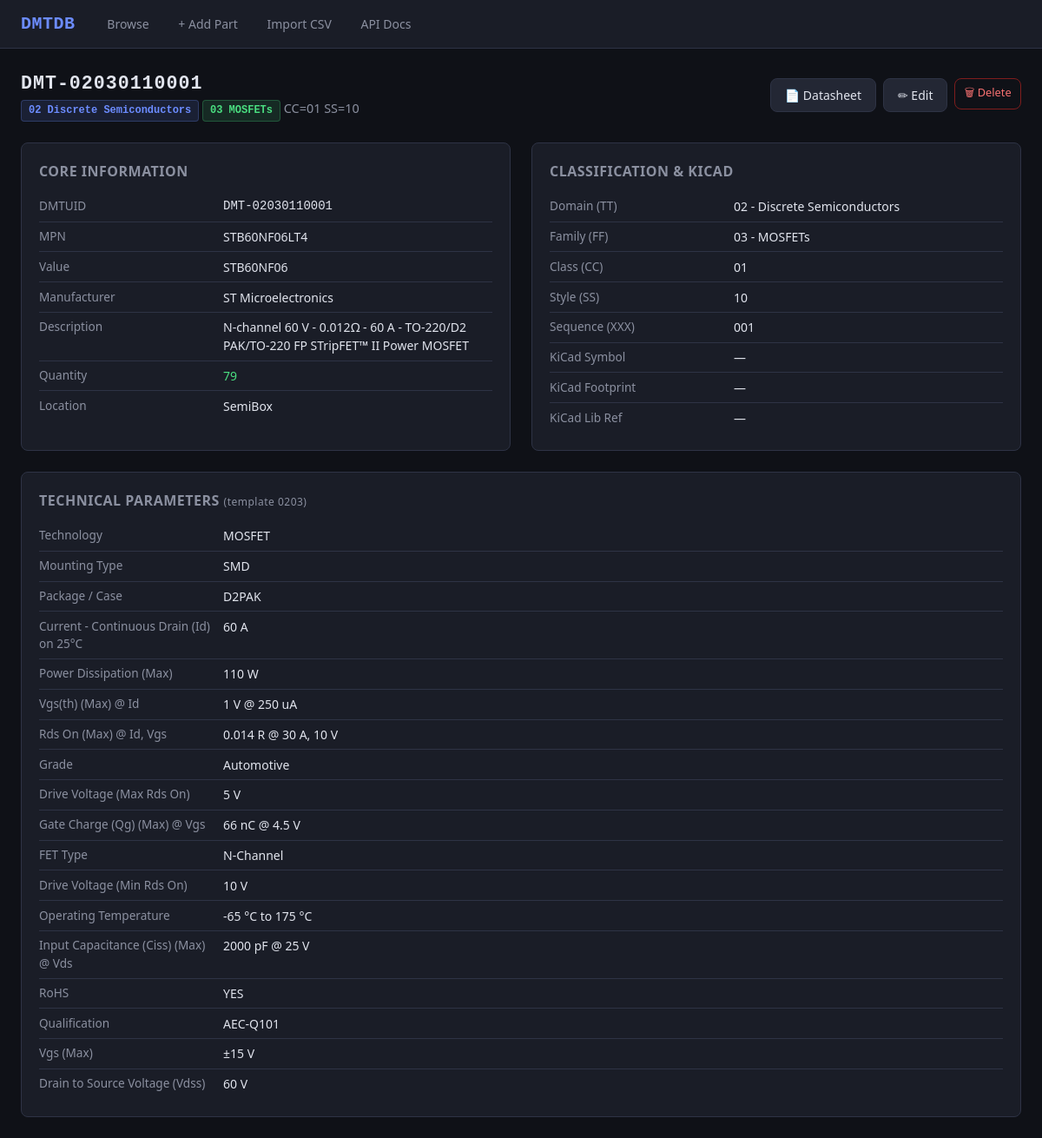
Page /part/DMT-02030110001 on the committed database.
### db/models.py (models this page shows, shortened)
class Base(DeclarativeBase):
    pass

class Part(Base):
    __tablename__ = "parts"
    dmtuid = Column(String(20), primary_key=True)               # DMT-TTFFCCSSXXX
    tt  = Column(String(2), nullable=False, index=True)
    ff  = Column(String(2), nullable=False, index=True)
    cc  = Column(String(2), nullable=False, index=True)
    ss  = Column(String(2), nullable=False, index=True)
    xxx = Column(String(3), nullable=False)
    mpn          = Column(String(200), index=True, default="")
    manufacturer = Column(String(200), index=True, default="")
    value        = Column(String(200), index=True, default="")
    description  = Column(Text, default="")
    quantity     = Column(String(50), default="")
    location     = Column(String(200), default="")
    datasheet    = Column(Text, default="")
    kicad_symbol    = Column(String(300), default="")
    kicad_footprint = Column(String(300), default="")
    kicad_libref    = Column(String(300), default="")
    extra_json = Column(Text, default="{}")
    notes      = Column(Text, default="")
    created_at = Column(DateTime, default=lambda: datetime.now(timezone.utc))
    updated_at = Column(DateTime, default=lambda: datetime.now(timezone.utc),
                        onupdate=lambda: datetime.now(timezone.utc))
    fields = relationship(
        "PartField", back_populates="part",
        cascade="all, delete-orphan", lazy="selectin",
    )
    __table_args__ = (
        Index("ix_ttffccss", "tt", "ff", "cc", "ss"),
    )

class PartField(Base):
    __tablename__ = "part_fields"
    id         = Column(Integer, primary_key=True, autoincrement=True)
    dmtuid     = Column(String(20),
                        ForeignKey("parts.dmtuid", ondelete="CASCADE"),
                        nullable=False, index=True)
    field_name = Column(String(200), nullable=False)
    field_value = Column(Text, nullable=False, default="")
    part = relationship("Part", back_populates="fields")
    __table_args__ = (
        Index("ix_field_lookup", "dmtuid", "field_name"),
    )

### ui/routes_detail.py (the view)
@ui_bp.route("/part/<dmtuid>")
def part_detail(dmtuid: str):
    session = get_session()
    try:
        part = PartsService.get(session, dmtuid)
        if not part:
            abort(404)
        template = get_fields(part.tt, part.ff)
        return render_template(
            "detail.html",
            part=part,
            template=template,
            domain_name=domain_name,
            family_name=family_name,
        )
    finally:
        session.close()

### db/engine.py (called while the page is built)
def get_session() -> Session:
    if _SessionLocal is None:
        raise RuntimeError("Database not initialised - call init_db() first")
    return _SessionLocal()

### schema/loader.py (called while the page is built)
def domain_name(tt: str) -> str:
    return _domain_map.get(tt, "Unknown")

def family_name(tt: str, ff: str) -> str:
    return _family_map.get(f"{tt}{ff}", "Unknown")

### schema/templates.py (called while the page is built)
def get_fields(tt: str, ff: str) -> Optional[list[str]]:
    return _templates.get(f"{tt}{ff}")

### services/parts_service.py (called while the page is built)
    @staticmethod
    def get(session: Session, dmtuid: str) -> Part | None:
        return session.get(Part, dmtuid.upper())

### templates/detail.html (shortened to what this page needs)
{% extends "base.html" %}
{% block content %}
<div class="page-header">
  <div>
    <h1 style="font-family:var(--mono); letter-spacing:1px;">{{ part.dmtuid }}</h1>
    <span class="subtitle">
      <span class="badge badge-domain">{{ part.tt }} {{ domain_name(part.tt) }}</span>
      <span class="badge badge-family">{{ part.ff }} {{ family_name(part.tt, part.ff) }}</span>
      CC={{ part.cc }} SS={{ part.ss }}
    </span>
  </div>
  <div style="display:flex; gap:.5rem;">
    {% if part.datasheet %}
    {% if part.datasheet.startswith('http') %}
    <a href="{{ part.datasheet }}" target="_blank" rel="noopener" class="btn btn-secondary">📄 Datasheet</a>
    {% else %}
    <a href="/datasheets/{{ part.datasheet }}" target="_blank" rel="noopener" class="btn btn-secondary">📄 Datasheet</a>
    {% endif %}
    {% endif %}
    <a href="/part/{{ part.dmtuid }}/edit" class="btn btn-secondary">✏ Edit</a>
    <form method="post" action="/part/{{ part.dmtuid }}/delete" onsubmit="return confirm('Delete {{ part.dmtuid }}?');"
      style="display:inline;">
      <button type="submit" class="btn btn-danger btn-sm">🗑 Delete</button>
    </form>
  </div>
</div>
<div class="detail-grid">
  <div class="detail-card">
    <h2>Core Information</h2>
    <div class="field-row"><span class="field-label">DMTUID</span><span class="field-value"
        style="font-family:var(--mono)">{{ part.dmtuid }}</span></div>
    <div class="field-row"><span class="field-label">MPN</span><span class="field-value">{{ part.mpn or '—' }}</span>
    </div>
    <div class="field-row"><span class="field-label">Value</span><span class="field-value">{{ part.value or '—'
        }}</span></div>
    <div class="field-row"><span class="field-label">Manufacturer</span><span class="field-value">{{ part.manufacturer
        or '—' }}</span></div>
    <div class="field-row"><span class="field-label">Description</span><span class="field-value">{{ part.description or
        '—' }}</span></div>
    <div class="field-row"><span class="field-label">Quantity</span><span class="field-value"
        style="color:var(--green);">{{ part.quantity or '—' }}</span></div>
    <div class="field-row"><span class="field-label">Location</span><span class="field-value">{{ part.location or '—'
        }}</span></div>
  </div>
  <div class="detail-card">
    <h2>Classification & KiCad</h2>
    <div class="field-row"><span class="field-label">Domain (TT)</span><span class="field-value">{{ part.tt }} - {{
        domain_name(part.tt) }}</span></div>
    <div class="field-row"><span class="field-label">Family (FF)</span><span class="field-value">{{ part.ff }} - {{
        family_name(part.tt, part.ff) }}</span></div>
    <div class="field-row"><span class="field-label">Class (CC)</span><span class="field-value">{{ part.cc }}</span>
    </div>
    <div class="field-row"><span class="field-label">Style (SS)</span><span class="field-value">{{ part.ss }}</span>
    </div>
    <div class="field-row"><span class="field-label">Sequence (XXX)</span><span class="field-value">{{ part.xxx
        }}</span></div>
    <div class="field-row"><span class="field-label">KiCad Symbol</span><span class="field-value">{{ part.kicad_symbol
        or '—' }}</span></div>
    <div class="field-row"><span class="field-label">KiCad Footprint</span><span class="field-value">{{
        part.kicad_footprint or '—' }}</span></div>
    <div class="field-row"><span class="field-label">KiCad Lib Ref</span><span class="field-value">{{ part.kicad_libref
        or '—' }}</span></div>
  </div>
  {% if part.fields %}
  <div class="detail-card" style="grid-column: 1 / -1;">
    <h2>Technical Parameters
      {% if template %}
      <span style="font-weight:400; font-size:.75rem; color:var(--text-dim); text-transform:none;"> (template {{ part.tt
        }}{{ part.ff }})</span>
      {% endif %}
    </h2>
    {% for f in part.fields %}
    <div class="field-row">
      <span class="field-label">{{ f.field_name }}</span>
      <span class="field-value">{{ f.field_value }}</span>
    </div>
    {% endfor %}
  </div>
  {% endif %}
</div>
{% endblock %}

### templates/base.html (shortened to what this page needs)
<!DOCTYPE html>
<html lang="en">
<head>
<link rel="stylesheet" href="/static/css/style.css">
</head>
<body>
<nav class="nav">
  <a href="/" class="nav-brand">DMTDB</a>
  <div class="nav-links">
    <a href="/"          {% if request.endpoint == 'ui.index' %}class="active"{% endif %}>Browse</a>
    <a href="/part/add"  {% if request.endpoint == 'ui.part_add' %}class="active"{% endif %}>+ Add Part</a>
    <a href="/import"    {% if request.endpoint == 'ui.import_page' %}class="active"{% endif %}>Import CSV</a>
    <a href="/api/docs"  {% if request.endpoint == 'ui.api_docs' %}class="active"{% endif %}>API Docs</a>
  </div>
</nav>
<div class="container">
  {% block content %}{% endblock %}
</div>
</body>
</html>

### static/css/style.css (style rules this page uses)
:root { --bg: #0f1117; --surface: #1a1d27; --surface2: #232734; --border: #2e3345; --text: #e1e4ed; --text-dim: #8b90a0; --accent: #6c8cff; --accent-hover: #8aa4ff; --green: #4ade80; --red: #f87171; --yellow: #fbbf24; --orange: #fb923c; --radius: 8px; --font: 'Segoe UI', system-ui, -apple-system, sans-serif; --mono: 'JetBrains Mono', 'Fira Code', 'Consolas', monospace; }
*, *::before, *::after { box-sizing: border-box; margin: 0; padding: 0; }
body { font-family: var(--font); background: var(--bg); color: var(--text); line-height: 1.5; }
.nav { background: var(--surface); border-bottom: 1px solid var(--border); padding: 0 1.5rem; display: flex; align-items: center; height: 56px; gap: 1.5rem; position: sticky; top: 0; z-index: 100; }
.nav-brand { font-size: 1.25rem; font-weight: 700; color: var(--accent); text-decoration: none; letter-spacing: .5px; font-family: var(--mono); }
.nav-links { display: flex; gap: .5rem; }
.nav-links a { color: var(--text-dim); text-decoration: none; padding: .4rem .8rem; border-radius: var(--radius); font-size: .875rem; transition: all .15s; }
.container { max-width: 1800px; margin: 0 auto; padding: 1.5rem; }
.btn { display: inline-flex; align-items: center; gap: .4rem; padding: .5rem 1rem; border-radius: var(--radius); font-size: .875rem; font-weight: 500; text-decoration: none; border: 1px solid var(--border); cursor: pointer; transition: all .15s; font-family: var(--font); }
.btn-secondary { background: var(--surface2); color: var(--text); }
.btn-danger { background: transparent; color: var(--red); border-color: #7f1d1d; }
.btn-sm { padding: .35rem .65rem; font-size: .8rem; }
.detail-grid { display: grid; grid-template-columns: 1fr 1fr; gap: 1.5rem; }
.detail-card { background: var(--surface); border: 1px solid var(--border); border-radius: var(--radius); padding: 1.25rem; }
.detail-card h2 { font-size: 1rem; color: var(--text-dim); margin-bottom: .75rem; text-transform: uppercase; letter-spacing: .5px; font-weight: 600; }
.field-row { display: flex; gap: .75rem; padding: .4rem 0; border-bottom: 1px solid var(--border); }
.field-row:last-child { border-bottom: none; }
.field-label { flex: 0 0 200px; color: var(--text-dim); font-size: .85rem; }
.field-value { flex: 1; font-size: .875rem; word-break: break-word; }
.page-header { display: flex; align-items: center; justify-content: space-between; margin-bottom: 1.5rem; flex-wrap: wrap; gap: .75rem; }
.page-header h1 { font-size: 1.35rem; font-weight: 700; }
.page-header .subtitle { color: var(--text-dim); font-size: .9rem; }
.badge { display: inline-block; padding: .15rem .5rem; border-radius: 4px; font-size: .75rem; font-weight: 600; font-family: var(--mono); }
.badge-domain { background: #6c8cff20; color: var(--accent); border: 1px solid #6c8cff40; }
.badge-family { background: #4ade8020; color: var(--green); border: 1px solid #4ade8040; }

### rows in the picture
Part: dmtuid "DMT-02030110001", tt "02", tt "Discrete Semiconductors", ff "03", tt+ff "MOSFETs", cc "01", ss "10", mpn "STB60NF06LT4", value "STB60NF06", manufacturer "ST Microelectronics", description "N-channel 60 V - 0.012Ω - 60 A - TO-220/D2 PAK/TO-220 FP STripFET™ II Power MOSFET", quantity "79", location "SemiBox", xxx "001", kicad_symbol "—", kicad_footprint "—", kicad_libref "—"
PartField: field_name "Technology", field_value "MOSFET"
PartField: field_name "Mounting Type", field_value "SMD"
PartField: field_name "Package / Case", field_value "D2PAK"
PartField: field_name "Current - Continuous Drain (Id) on 25°C", field_value "60 A"
PartField: field_name "Power Dissipation (Max)", field_value "110 W"
PartField: field_name "Vgs(th) (Max) @ Id", field_value "1 V @ 250 uA"
PartField: field_name "Rds On (Max) @ Id, Vgs", field_value "0.014 R @ 30 A, 10 V"
PartField: field_name "Grade", field_value "Automotive"
PartField: field_name "Drive Voltage (Max Rds On)", field_value "5 V"
PartField: field_name "Gate Charge (Qg) (Max) @ Vgs", field_value "66 nC @ 4.5 V"
PartField: field_name "FET Type", field_value "N-Channel"
PartField: field_name "Drive Voltage (Min Rds On)", field_value "10 V"
PartField: field_name "Operating Temperature", field_value "-65 °C to 175 °C"
PartField: field_name "Input Capacitance (Ciss) (Max) @ Vds", field_value "2000 pF @ 25 V"
PartField: field_name "RoHS", field_value "YES"
PartField: field_name "Qualification", field_value "AEC-Q101"
PartField: field_name "Vgs (Max)", field_value "±15 V"
PartField: field_name "Drain to Source Voltage (Vdss)", field_value "60 V"
